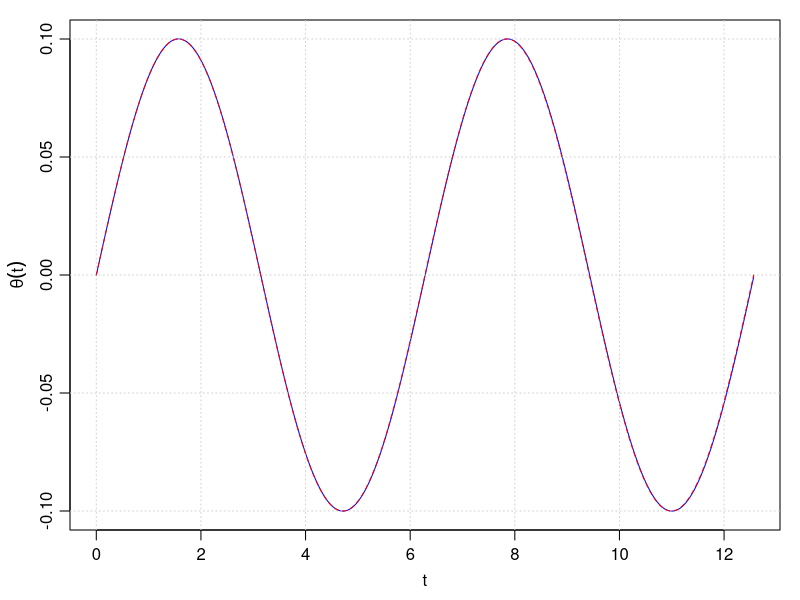
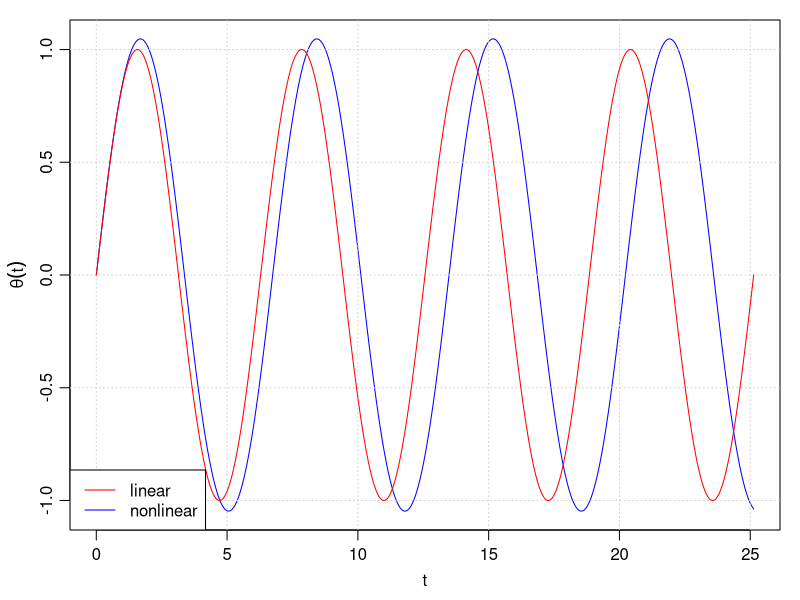
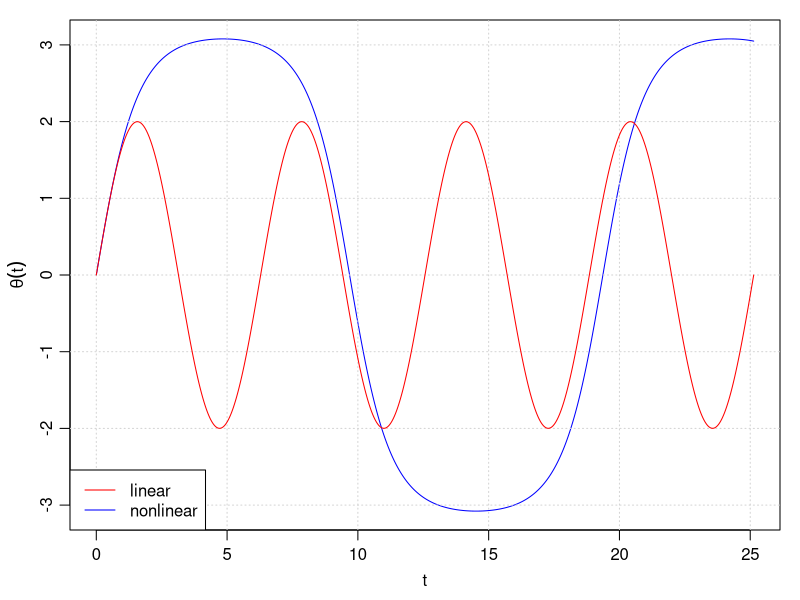

The R script that drew these images, in order:

## ------------------------------------------------------------------------
library(deSolve)
de <- function(t, y, parms, ...)
{
    theta <- y[1]
    phi <- y[2]
    list(c(dthetadt=phi, dphidt=-sin(theta)))
}

a <- 0.1
y0 <- c(0, a)
t <- seq(0, 4*pi, pi/100)
sol <- lsoda(y=y0, times=t, func=de)
ylim <- max(range(sol[,2])) * c(-1, 1)
par(mar=c(3.5, 3.5, 1, 1), mgp=c(2, 0.7, 0))
plot(sol[,1], sol[,2], type='l', ylim=ylim, col='blue',
     xlab=expression(t), ylab=expression(theta(t)))
grid()
lines(t, a*sin(t), col='red', lty='dashed')


## ------------------------------------------------------------------------
library(deSolve)
oscillator <- function(a=0.1)
{
    de <- function(t, y, parms, ...)
    {
        theta <- y[1]
        phi <- y[2]
        list(c(dthetadt=phi, dphidt=-sin(theta)))
    }
    y0 <- c(0, a)
    t <- seq(0, 8*pi, pi/100)
    sol <- lsoda(y=y0, times=t, func=de)
    ylim <- max(range(sol[,2])) * c(-1, 1)
    par(mar=c(3.5, 3.5, 1, 1), mgp=c(2, 0.7, 0))
    plot(sol[,1], sol[,2], type='l', ylim=ylim, col='blue',
         xlab=expression(t), ylab=expression(theta(t)))
    grid()
    lines(t, a*sin(t), col='red')
    legend("bottomleft", col=c("red", "blue"), lwd=1,
           legend=c("linear", "nonlinear"),
           bg="white")
}


## ------------------------------------------------------------------------
oscillator(1)


## ------------------------------------------------------------------------
oscillator(1.999)
